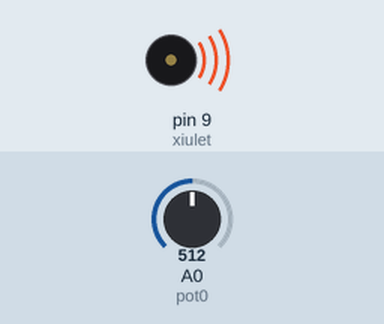
Simulated run of this sketch. Board: Arduino Uno, built with avr-gcc and run on an emulated ATmega328P. On the bench: buzzer (waves = sounding). The test bench sets the inputs (shaded band); at power-on: A0 (pot0) = 512.

Above: at 0.2 s.
At 2.2 s:
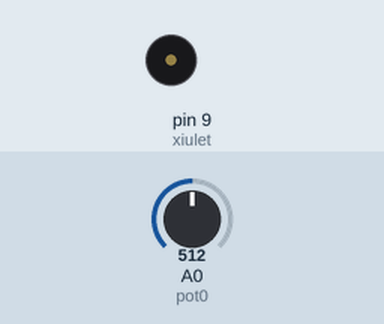
Timing chart, 0 to 5.2 s (numbered marks = the images above):
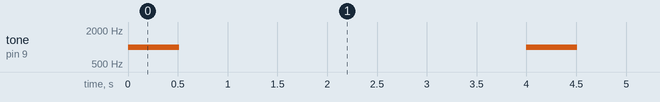

The sketch:

EX2.ino
```cpp
/**********************************************************************************
**                                                                               **
**                                  Sirena                                       **
**                                                                               **
**                                                                               **
**********************************************************************************/

//********** Includes *************************************************************
#include <Arduino.h>

//********** Variables ***********************************************************
const byte xiulet = 9;        // Pin per a l'altaveu
const byte pot0 = A0;         // Pin per al potenciòmetre
int valPot0;                   // Guarda el valor del potenciòmetre

//********** Setup ***************************************************************
void setup()
{
  pinMode(xiulet, OUTPUT);   // Defineix el pin 9 com a sortida
}

//********** Loop *****************************************************************
void loop()
{
  valPot0 = analogRead(pot0);    // Llegeix el valor del potenciòmetre

  tone(xiulet, 1000, valPot0);    // Genera una freqüència de 1 kHz amb durada segons valPot0
  delay(3000);                    // Manté el xiulet durant 3 segons
  noTone(xiulet);                 // Atura el xiulet
  delay(1000);                    // Espera 1 segon abans de començar de nou
}
```

Measured:
- by itself, tone on pin 9 (xiulet): alternates 1000 Hz for 0.51 s and silent for 3.5 s
